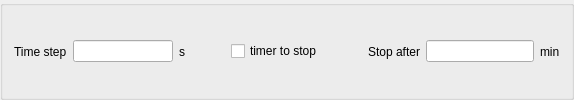
           <widget class="QGroupBox" name="groupBox">
            <property name="title">
             <string/>
            </property>
            <layout class="QHBoxLayout" name="horizontalLayout_3">
             <item>
              <widget class="QLabel" name="stepLabel">
               <property name="text">
                <string>Time step</string>
               </property>
              </widget>
             </item>
             <item>
              <widget class="QLineEdit" name="step_lineEdit">
               <property name="maximumSize">
                <size>
                 <width>100</width>
                 <height>16777215</height>
                </size>
               </property>
              </widget>
             </item>
             <item>
              <widget class="QLabel" name="stepUnitsLabel">
               <property name="text">
                <string>s</string>
               </property>
              </widget>
             </item>
             <item>
              <spacer name="horizontalSpacer">
               <property name="orientation">
                <enum>Qt::Orientation::Horizontal</enum>
               </property>
               <property name="sizeHint" stdset="0">
                <size>
                 <width>40</width>
                 <height>20</height>
                </size>
               </property>
              </spacer>
             </item>
             <item>
              <widget class="QCheckBox" name="stopTimerCheckBox">
               <property name="text">
                <string>timer to stop</string>
               </property>
              </widget>
             </item>
             <item>
              <spacer name="horizontalSpacer_2">
               <property name="orientation">
                <enum>Qt::Orientation::Horizontal</enum>
               </property>
               <property name="sizeHint" stdset="0">
                <size>
                 <width>40</width>
                 <height>20</height>
                </size>
               </property>
              </spacer>
             </item>
             <item>
              <widget class="QLabel" name="stopAfterlabel">
               <property name="frameShape">
                <enum>QFrame::Shape::NoFrame</enum>
               </property>
               <property name="text">
                <string>Stop after</string>
               </property>
              </widget>
             </item>
             <item>
              <widget class="QLineEdit" name="stopAfterLineEdit"/>
             </item>
             <item>
              <widget class="QLabel" name="stopAfteUnitslabel">
               <property name="text">
                <string>min</string>
               </property>
              </widget>
             </item>
            </layout>
           </widget>
